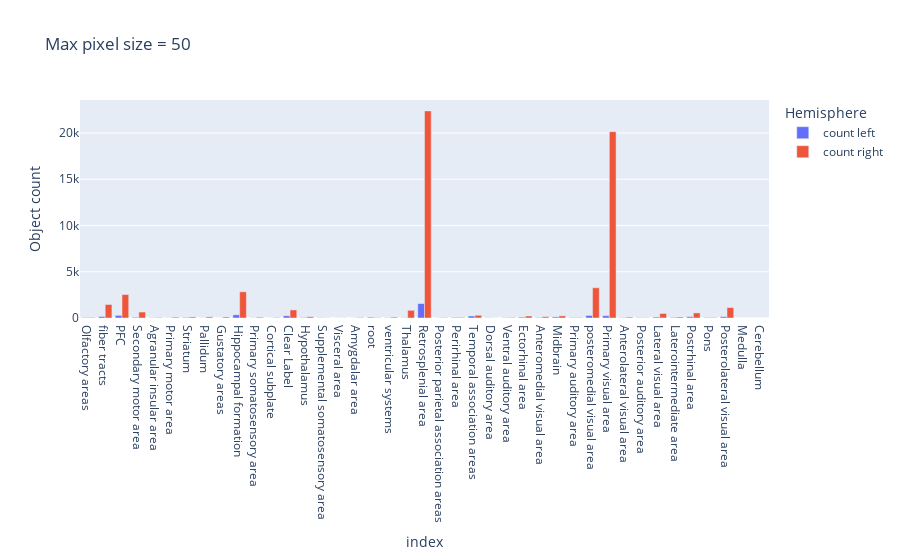

Write notebook code for a chart like this one.
### Code cell
# plot it with min = 0 but max pixel size = 50
max_50 = count_area_pixel_size(
    white_220241203_p7_13_n1, black_220241203_p7_13_n1, 0, 50
)
plotly_plot(max_50, "Max pixel size = 50")

### Figure 1 — Plotly figure (JSON) as saved in the notebook; plotly's stock layout.template omitted (floating-point values rounded to 4 significant figures)
{"data": [{"hovertemplate": "Hemisphere=count left<br>index=%{x}<br>Object count=%{y}<extra></extra>", "legendgroup": "count left", "marker": {"color": "#636efa", "pattern": {"shape": ""}}, "name": "count left", "orientation": "v", "showlegend": true, "textposition": "auto", "type": "bar", "x": ["Olfactory areas", "fiber tracts", "PFC", "Secondary motor area", "Agranular insular area", "Primary motor area", "Striatum", "Pallidum", "Gustatory areas", "Hippocampal formation", "Primary somatosensory area", "Cortical subplate", "Clear Label", "Hypothalamus", "Supplemental somatosensory area", "Visceral area", "Amygdalar area", "root", "ventricular systems", "Thalamus", "Retrosplenial area", "Posterior parietal association areas", "Perirhinal area", "Temporal association areas", "Dorsal auditory area", "Ventral auditory area", "Ectorhinal area", "Anteromedial visual area", "Midbrain", "Primary auditory area", "posteromedial visual area", "Primary visual area", "Anterolateral visual area", "Posterior auditory area", "Lateral visual area", "Laterointermediate area", "Postrhinal area", "Pons", "Posterolateral visual area", "Medulla", "Cerebellum"], "xaxis": "x", "y": [39, 156, 283, 76, 19, 17, 59, 11, 1, 346, 17, 3, 241, 54, 27, 5, 7, 84, 18, 26, 1560, 12, 61, 216, 20, 27, 93, 51, 116, 42, 276, 249, 34, 34, 100, 60, 139, 43, 142, 3, 2], "yaxis": "y"}, {"hovertemplate": "Hemisphere=count right<br>index=%{x}<br>Object count=%{y}<extra></extra>", "legendgroup": "count right", "marker": {"color": "#EF553B", "pattern": {"shape": ""}}, "name": "count right", "orientation": "v", "showlegend": true, "textposition": "auto", "type": "bar", "x": ["Olfactory areas", "fiber tracts", "PFC", "Secondary motor area", "Agranular insular area", "Primary motor area", "Striatum", "Pallidum", "Gustatory areas", "Hippocampal formation", "Primary somatosensory area", "Cortical subplate", "Clear Label", "Hypothalamus", "Supplemental somatosensory area", "Visceral area", "Amygdalar area", "root", "ventricular systems", "Thalamus", "Retrosplenial area", "Posterior parietal association areas", "Perirhinal area", "Temporal association areas", "Dorsal auditory area", "Ventral auditory area", "Ectorhinal area", "Anteromedial visual area", "Midbrain", "Primary auditory area", "posteromedial visual area", "Primary visual area", "Anterolateral visual area", "Posterior auditory area", "Lateral visual area", "Laterointermediate area", "Postrhinal area", "Pons", "Posterolateral visual area", "Medulla", "Cerebellum"], "xaxis": "x", "y": [59, 1460, 2533, 644, 52, 92, 112, 119, 111, 2833, 84, 45, 872, 135, 16, 12, 45, 32, 93, 832, 22382, 38, 64, 294, 8, 55, 216, 140, 230, 46, 3265, 20137, 91, 25, 489, 107, 549, 54, 1127, 2, 1], "yaxis": "y"}], "layout": {"barmode": "group", "legend": {"title": {"text": "Hemisphere"}, "tracegroupgap": 0}, "title": {"text": "Max pixel size = 50"}, "xaxis": {"anchor": "y", "domain": [0, 1], "title": {"text": "index"}}, "yaxis": {"anchor": "x", "domain": [0, 1], "title": {"text": "Object count"}}}}
